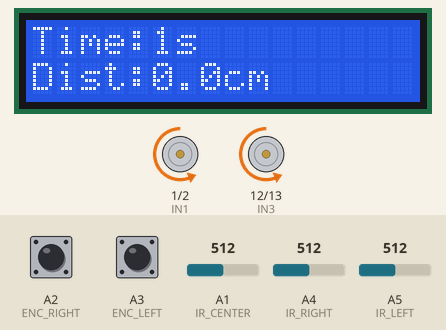
Simulated run of this sketch. Board: Arduino Uno, built with avr-gcc and run on an emulated ATmega328P. On the bench: 16×2 character LCD, motor-driver pin pairs drawn as motors (green arrow = first pin HIGH = forward, orange = second pin HIGH = backward, longer = more drive, scaled by the enable pin). The inputs (shaded band) are chosen by the test bench; at power-on: A4 (IR_RIGHT) = 512, A2 (ENC_RIGHT) HIGH, A3 (ENC_LEFT) HIGH, A1 (IR_CENTER) = 512, A5 (IR_LEFT) = 512.

Above: at 2.0 s.
2.1 s: A4 (IR_RIGHT) set to 306
5.1 s: A2 (ENC_RIGHT) pulled LOW for 0.15 s
At 5.71 s:
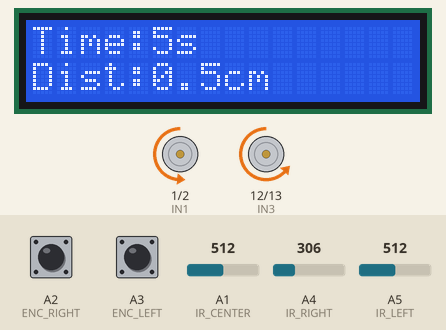
5.8 s: A3 (ENC_LEFT) pulled LOW for 0.15 s
At 6.19 s:
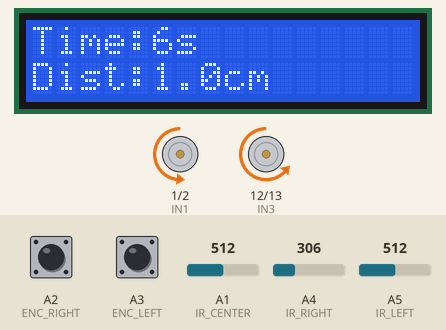
6.5 s: A2 (ENC_RIGHT) pulled LOW for 1 s
At 7.71 s:
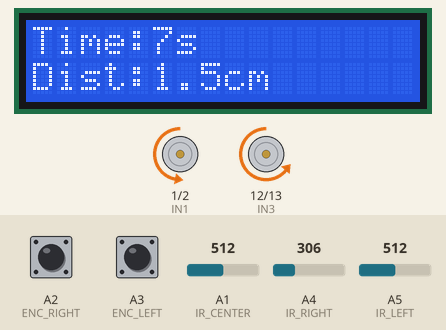
8.1 s: A3 (ENC_LEFT) pulled LOW for 1 s
At 9.31 s:
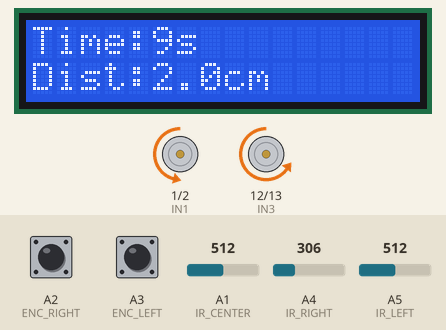
9.7 s: A1 (IR_CENTER) set to 597
11.2 s: A1 (IR_CENTER) set to 626
Timing chart, 0 to 20.0 s (numbered marks = the images above; inputs shaded):
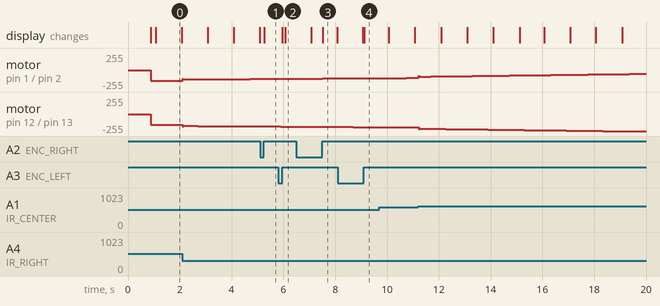

The sketch:

Week_3_challenge_1_PID.ino
```cpp
#include <LiquidCrystal.h>

// ================= LCD =================
LiquidCrystal lcd(8, 9, 4, 5, 6, 7);

// ================= IR SENSORS =================
const int IR_LEFT   = A5;
const int IR_CENTER = A1;
const int IR_RIGHT  = A4;

// ================= MOTOR PINS =================
const int IN1 = 1;     // Right motor
const int IN2 = 2;
const int IN3 = 12;    // Left motor
const int IN4 = 13;
const int ENA = 11;    // Left PWM
const int ENB = 3;     // Right PWM

// ================= ENCODERS =================
const int ENC_LEFT  = A3;
const int ENC_RIGHT = A2;
long leftCount = 0;
long rightCount = 0;
int lastLeftState = LOW;
int lastRightState = LOW;

// ================= WHEEL PARAMETERS =================
const float wheelDiameter = 6.5;
const int pulsesPerRev = 20;
const float cmPerPulse = 3.1416 * wheelDiameter / pulsesPerRev;

// ================= PID PARAMETERS =================
float Kp = 18.5;
float Ki = 0.05;
float Kd = 11.5;

float error = 0;
float lastError = 0;
float integral = 0;

int baseSpeed = 160;

// ================= FLAGS =================
bool sharpTurning = false;
bool sharpRecovery = false;
int sharpTurnDirection = 0;

// ================= DISTANCE & TIME =================
unsigned long startTime;
bool reached40 = false;
bool stoppingNow = false;
unsigned long stopStartTime = 0;

// ================= MOTOR FUNCTIONS =================
void movePID(int leftPWM, int rightPWM) {
  analogWrite(ENA, leftPWM);
  analogWrite(ENB, rightPWM);
  digitalWrite(IN1, LOW);
  digitalWrite(IN2, HIGH);
  digitalWrite(IN3, LOW);
  digitalWrite(IN4, HIGH);
}

void stopMotors() {
  analogWrite(ENA, 0);
  analogWrite(ENB, 0);
  digitalWrite(IN1, LOW);
  digitalWrite(IN2, LOW);
  digitalWrite(IN3, LOW);
  digitalWrite(IN4, LOW);
}

// ================= ENCODER READ =================
void readEncoders() {
  int l = digitalRead(ENC_LEFT);
  int r = digitalRead(ENC_RIGHT);

  if (lastLeftState == LOW && l == HIGH) leftCount++;
  if (lastRightState == LOW && r == HIGH) rightCount++;

  lastLeftState = l;
  lastRightState = r;
}

// ================= SETUP =================
void setup() {
  lcd.begin(16, 2);

  pinMode(IN1, OUTPUT); pinMode(IN2, OUTPUT);
  pinMode(IN3, OUTPUT); pinMode(IN4, OUTPUT);
  pinMode(ENA, OUTPUT); pinMode(ENB, OUTPUT);

  pinMode(ENC_LEFT, INPUT_PULLUP);
  pinMode(ENC_RIGHT, INPUT_PULLUP);

  lastLeftState = digitalRead(ENC_LEFT);
  lastRightState = digitalRead(ENC_RIGHT);

  startTime = millis();

  lcd.print("PID Line Tracker");
  delay(800);
  lcd.clear();
}

// ================= LOOP =================
void loop() {
  // ----- Read IR sensors -----
  int L = constrain(map(analogRead(IR_LEFT),   0, 1023, 0, 10), 0, 10);
  int C = constrain(map(analogRead(IR_CENTER), 0, 1023, 0, 10), 0, 10);
  int R = constrain(map(analogRead(IR_RIGHT),  0, 1023, 0, 10), 0, 10);

  bool leftBlack   = (L <= 3);
  bool rightBlack  = (R <= 3);
  bool centerBlack = (C >= 6);

  readEncoders();

  float distanceCM = ((leftCount + rightCount) / 2.0) * cmPerPulse;

  // ----- 40 CM STOP -----
  if (!reached40 && distanceCM >= 40.0) {
    reached40 = true;
    stoppingNow = true;
    stopStartTime = millis();
    stopMotors();
  }

  if (stoppingNow) {
    stopMotors();
    lcd.setCursor(0,0);
    lcd.print("Time:");
    lcd.print((millis() - startTime)/1000);
    lcd.print("s   ");

    lcd.setCursor(0,1);
    lcd.print("Dist:");
    lcd.print(distanceCM,1);
    lcd.print("cm  ");

    if (millis() - stopStartTime >= 3000) stoppingNow = false;
    else return;
  }

  // ----- DISPLAY -----
  lcd.setCursor(0,0);
  lcd.print("Time:");
  lcd.print((millis() - startTime)/1000);
  lcd.print("s   ");

  lcd.setCursor(0,1);
  lcd.print("Dist:");
  lcd.print(distanceCM,1);
  lcd.print("cm  ");

  // ----- ALL BLACK STOP -----
  if (leftBlack && centerBlack && rightBlack) {
    stopMotors();
    while(true);
  }

  // ================= PID ERROR =================
  if (centerBlack && !leftBlack && !rightBlack) error = 0;
  else if (leftBlack && !centerBlack) error = -1;
  else if (rightBlack && !centerBlack) error = 1;
  else if (leftBlack && centerBlack) error = -2;
  else if (rightBlack && centerBlack) error = 2;
  else error = lastError;

  // ================= PID COMPUTATION =================
  integral += error;
  float derivative = error - lastError;
  float correction = Kp*error + Ki*integral + Kd*derivative;
  lastError = error;

  int leftPWM  = baseSpeed - correction;
  int rightPWM = baseSpeed + correction;

  leftPWM  = constrain(leftPWM, 0, 255);
  rightPWM = constrain(rightPWM, 0, 255);

  // ================= MOVE =================
  movePID(leftPWM, rightPWM);
  delay(15);
}
```

Measured:
- after the input at 5.1 s, the display: changes after 0.16 s (image 1)
- after the input at 5.8 s, the display: first changes after 0.16 s (image 2 shows a later state)
- after the input at 8.1 s, the display: first differs from a run without the input after 1.0 s (image 4)
- what the display in image 0 shows lasts 1.0 s, from 1.1 s to 2.1 s
- what the display in image 3 shows lasts 0.6 s, from 7.5 s to 8.1 s
